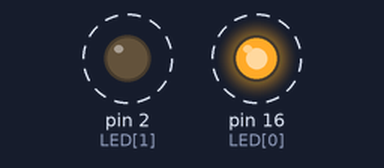
Bench run of a sketch on a simulated Arduino Uno, built with avr-gcc and run on an emulated ATmega328P. Parts: output pins drawn as LEDs (lit = HIGH). Dashed ring = blinking.

Above: at 0.5 s.
Timing chart, 0 to 4.6 s (numbered marks = the images above):
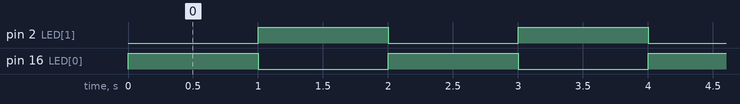

The sketch:

Two_LED_Control.ino
```cpp
const int LED[2]  = {16,2};

void setup() {
  // put your setup code here, to run once:
  pinMode(LED[0],OUTPUT);
  pinMode(LED[1],OUTPUT);

}

void loop() {
  // put your main code here, to run repeatedly:
  for(int i=0;i<2;i++){
    digitalWrite(LED[i],HIGH);
    delay(1000);
    digitalWrite(LED[i],LOW);
  }


}
```

Measured:
- by itself, pin 2 (LED[1]), pin 16 (LED[0]): alternates HIGH for 1.0 s and LOW for 1.0 s
- by itself, everything shown: repeats every 2.0 s, in 3 steps
